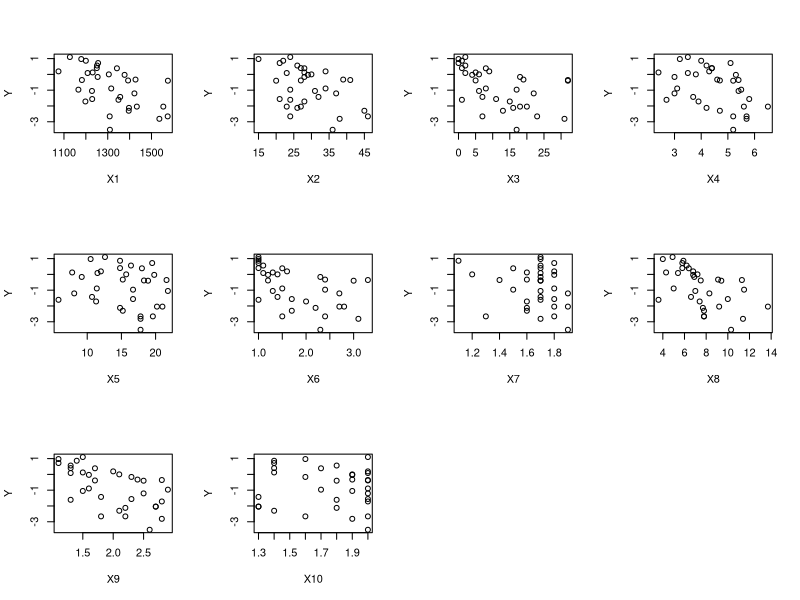

Recreate this plot in R.
## ---- chunk 1
#set the working directory and put the data in that particular directory

require(knitr)

procession<-read.table("caterpillar.txt")

y<-log(procession$V11) #the response variable
X<-as.matrix(cbind(rep(1,33),procession[,1:10])) #add column of 1's for int
colnames(X)<-c("int","X1", "X2", "X3", "X4", "X5", "X6", "X7", "X8", "X9", "X10")
n<-length(y)
k<-dim(X)[2]
## ---- chunk 2
#require(car)
#scatterplotMatrix(cbind(y,X[,-1]))

par(mfrow=c(3,4))
for (i in 1:10){
  plot(X[,i+1], y, main="", xlab=paste("X",i, sep=""), ylab="Y")
}
## ---- chunk 3
fit1 <- lm(y~X[,-1])
summary(fit1)

#there are more stable ways of doing this!
betahat=solve(crossprod(X))%*%t(X)%*%y 
#betahat

S2=t(y-X%*%betahat)%*%(y-X%*%betahat)
sigma2hat=S2/(n-k)
#sigma2hat
## ---- chunk 4
a <- 2.1
b <- 2
c. <- 0.1

# caterpillar DATASET: POSTERIOR MEANS OF sigma2 FOR DIFFERENT c
# c=0.1

mu_beta_f <- function(c.){
  #calculate the posterior mean of beta|X, y
  M <- diag(11)/c.
  Mp.XtX <- M + crossprod(X)
  mu_beta <- solve(Mp.XtX)%*%t(X)%*%y
  return(mu_beta)
}

means_beta <- sapply(c(0.1, 1, 10, 100, 1000, 10000), mu_beta_f)
col.labels <- paste("c",c(0.1, 1, 10, 100, 1000, 10000), sep="")
kable(cbind(means_beta, betahat), col.names = c(col.labels,"ols"))
## ---- chunk 5
#Lets make a function (a bad one but it works)
post_var_s2 <- function(c.){
  #calculate the marginal posterior mean of s2
  M <- diag(11)/c.

  Mp.XtX <- M + crossprod(X)
  mu_beta <- solve(Mp.XtX)%*%t(X)%*%y
  
  A2 <- crossprod(y) - t(mu_beta)%*%Mp.XtX%*%mu_beta
  
  (2*b+A2)/(n + 2*a - 2)
}

means_var <- sapply(c(0.1, 1, 10, 100, 1000, 10000), post_var_s2)

kable(matrix(c(means_var, sigma2hat), nrow=1), col.names = c(col.labels,"ols"))
## ---- chunk 6
post_mean_var_beta <- function(c., index){
  #calculate the marginal posterior mean and variance covariance
  #matrix of beta when using the congugate prior for
  #beta|sigma2 and sigma2
  #Below we report the results using the marginal posterior
  #distribution of beta|y , X
  #index = 1,2,..., or 11 in this case
  M <- diag(11)/c.

  Mp.XtX <- M + crossprod(X)
  mu_beta <- solve(Mp.XtX)%*%t(X)%*%y #correct!
  A2 <- 2*b + crossprod(y) - t(mu_beta)%*%Mp.XtX%*%mu_beta
  #cat("\n A2 = ", A2)
  beta_var <- solve(Mp.XtX)*A2[1]/(2*a+n) #from [beta| X, y]
  #beta_var <- solve(Mp.XtX)*post_var_s2(c.)[1] # from [beta| sigma, X, y]
  
  #the 'Bayesian core'
  #b_ols <- solve(crossprod(X))%*%t(X)%*%y
  #s2 <- crossprod(y-X%*%b_ols)
  #t1 <- 2*b + s2 + t(b_ols)%*%solve(solve(M)+solve(crossprod(X)))%*%b_ols
  #beta_var <- solve(M+crossprod(X))*t1[1]/(n+2*a)
  #cat("\n A2 book=", 2*b + s2 + t(b_ols)%*%solve(solve(M)+solve(crossprod(X)))%*%b_ols)
  
  c(mu_beta[index], beta_var[index, index])
}

mean_var_beta0<-t(sapply(c(0.1, 1, 10, 100, 1000, 10000), post_mean_var_beta, index=1))
colnames(mean_var_beta0)<-c("mean","var")
rownames(mean_var_beta0)<-c(0.1, 1, 10, 100, 1000, 10000)
mean_var_beta0
